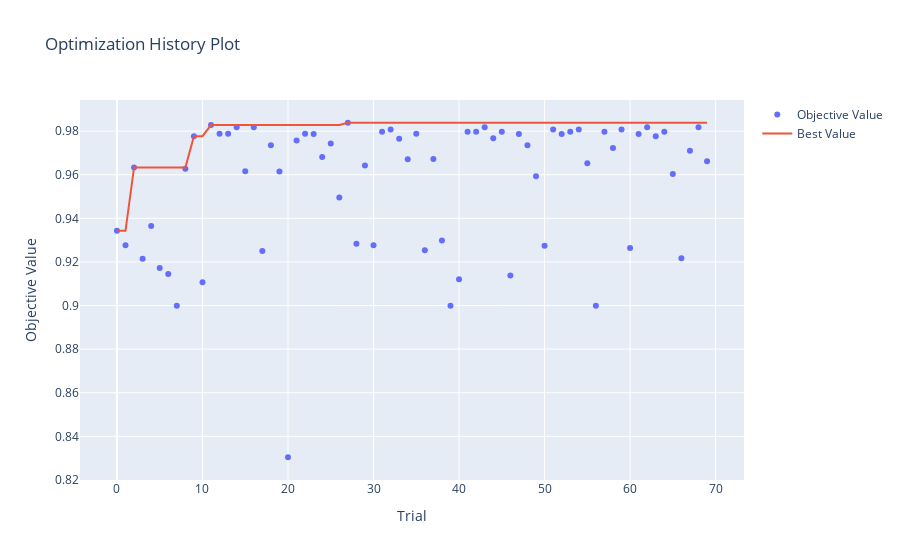

Notebook code cell kept with this figure:
### Code cell
plot_optimization_history(study).show()
